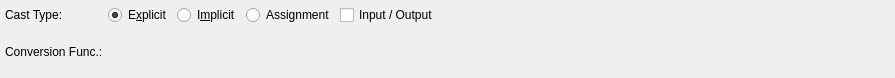
<?xml version="1.0" encoding="UTF-8"?>
<ui version="4.0">
 <class>CastWidget</class>
 <widget class="QWidget" name="CastWidget">
  <property name="geometry">
   <rect>
    <x>0</x>
    <y>0</y>
    <width>895</width>
    <height>78</height>
   </rect>
  </property>
  <property name="minimumSize">
   <size>
    <width>0</width>
    <height>0</height>
   </size>
  </property>
  <layout class="QGridLayout" name="cast_grid">
   <property name="leftMargin">
    <number>5</number>
   </property>
   <property name="topMargin">
    <number>5</number>
   </property>
   <property name="rightMargin">
    <number>5</number>
   </property>
   <property name="bottomMargin">
    <number>5</number>
   </property>
   <property name="spacing">
    <number>5</number>
   </property>
   <item row="0" column="2">
    <widget class="QRadioButton" name="implicit_rb">
     <property name="sizePolicy">
      <sizepolicy hsizetype="Fixed" vsizetype="Fixed">
       <horstretch>0</horstretch>
       <verstretch>0</verstretch>
      </sizepolicy>
     </property>
     <property name="minimumSize">
      <size>
       <width>0</width>
       <height>0</height>
      </size>
     </property>
     <property name="maximumSize">
      <size>
       <width>16777215</width>
       <height>16777215</height>
      </size>
     </property>
     <property name="text">
      <string>I&amp;mplicit</string>
     </property>
     <property name="checked">
      <bool>false</bool>
     </property>
    </widget>
   </item>
   <item row="0" column="3">
    <widget class="QRadioButton" name="assignment_rb">
     <property name="sizePolicy">
      <sizepolicy hsizetype="Fixed" vsizetype="Fixed">
       <horstretch>0</horstretch>
       <verstretch>0</verstretch>
      </sizepolicy>
     </property>
     <property name="minimumSize">
      <size>
       <width>0</width>
       <height>0</height>
      </size>
     </property>
     <property name="maximumSize">
      <size>
       <width>16777215</width>
       <height>16777215</height>
      </size>
     </property>
     <property name="text">
      <string>Assignment</string>
     </property>
    </widget>
   </item>
   <item row="0" column="4">
    <widget class="QCheckBox" name="input_output_chk">
     <property name="sizePolicy">
      <sizepolicy hsizetype="Expanding" vsizetype="Fixed">
       <horstretch>0</horstretch>
       <verstretch>0</verstretch>
      </sizepolicy>
     </property>
     <property name="text">
      <string>Input / Output</string>
     </property>
    </widget>
   </item>
   <item row="1" column="0">
    <widget class="QLabel" name="conv_func_lbl">
     <property name="sizePolicy">
      <sizepolicy hsizetype="Preferred" vsizetype="Preferred">
       <horstretch>0</horstretch>
       <verstretch>0</verstretch>
      </sizepolicy>
     </property>
     <property name="minimumSize">
      <size>
       <width>0</width>
       <height>0</height>
      </size>
     </property>
     <property name="maximumSize">
      <size>
       <width>121</width>
       <height>16777215</height>
      </size>
     </property>
     <property name="text">
      <string>Conversion Func.:</string>
     </property>
    </widget>
   </item>
   <item row="0" column="0">
    <widget class="QLabel" name="cast_type_lbl">
     <property name="sizePolicy">
      <sizepolicy hsizetype="Preferred" vsizetype="Preferred">
       <horstretch>0</horstretch>
       <verstretch>0</verstretch>
      </sizepolicy>
     </property>
     <property name="minimumSize">
      <size>
       <width>0</width>
       <height>0</height>
      </size>
     </property>
     <property name="maximumSize">
      <size>
       <width>16777215</width>
       <height>16777215</height>
      </size>
     </property>
     <property name="text">
      <string>Cast Type:</string>
     </property>
    </widget>
   </item>
   <item row="0" column="1">
    <widget class="QRadioButton" name="explicit_rb">
     <property name="sizePolicy">
      <sizepolicy hsizetype="Fixed" vsizetype="Fixed">
       <horstretch>0</horstretch>
       <verstretch>0</verstretch>
      </sizepolicy>
     </property>
     <property name="minimumSize">
      <size>
       <width>0</width>
       <height>0</height>
      </size>
     </property>
     <property name="maximumSize">
      <size>
       <width>16777215</width>
       <height>16777215</height>
      </size>
     </property>
     <property name="text">
      <string>E&amp;xplicit</string>
     </property>
     <property name="checked">
      <bool>true</bool>
     </property>
    </widget>
   </item>
   <item row="1" column="1" colspan="4">
    <spacer name="horizontalSpacer">
     <property name="orientation">
      <enum>Qt::Horizontal</enum>
     </property>
     <property name="sizeHint" stdset="0">
      <size>
       <width>40</width>
       <height>20</height>
      </size>
     </property>
    </spacer>
   </item>
  </layout>
 </widget>
 <resources/>
 <connections/>
</ui>
